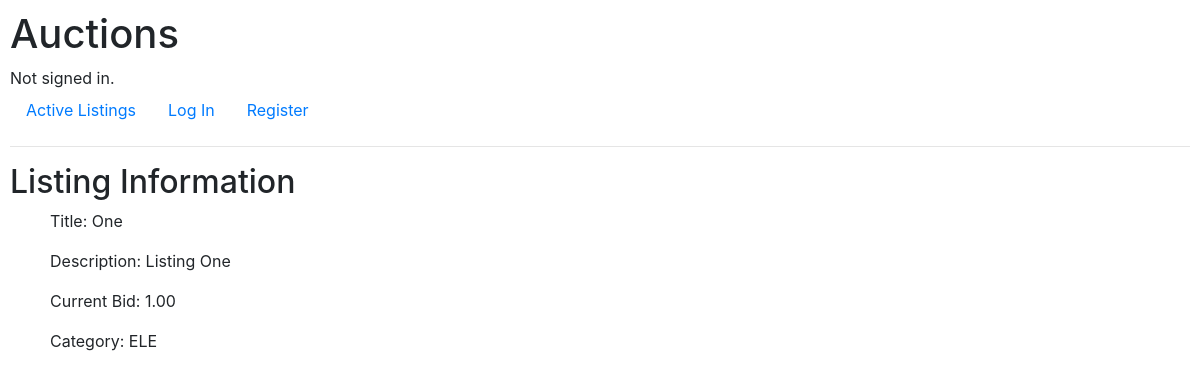
/2, run on an earlier commit of the app's database.
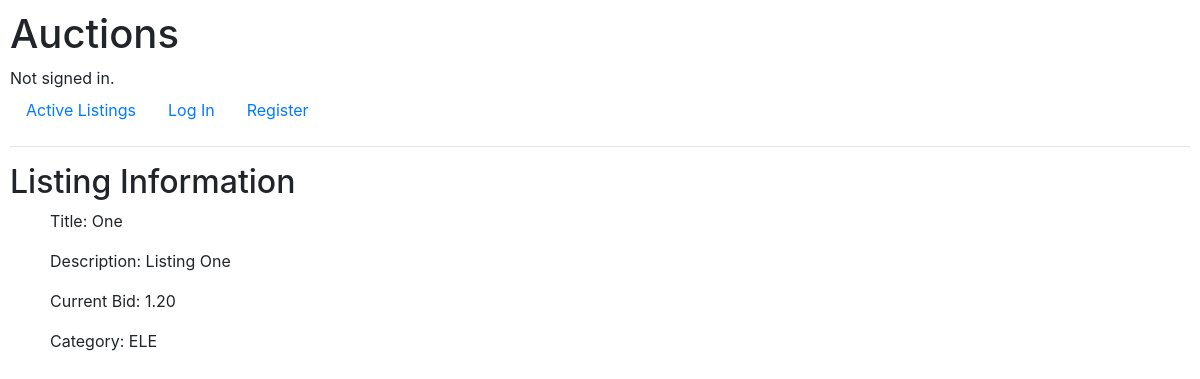
And on a later commit of the database.
### auctions/models.py (models this page shows, shortened)
class Listing(models.Model):
    CATEGORIES = [
        ("MOT", "Motors"),
        ("ART", "Collectibles & Art"),
        ("ELE", "Electronics"),
        ("H&G", "Home & Garden"),
        ("C&A", "Clothing & Accessories"),
        ("TOY", "Toys"),
        ("SPG", "Sporting Goods"),
        ("B&I", "Business & Industrial"),
        ("J&W", "Jewelry & Watches")
    ]
    title = models.CharField(max_length=100)
    description = models.TextField()
    price = models.DecimalField(max_digits=19, decimal_places=2, default=0.00)
    creator = models.ForeignKey(User, on_delete=models.CASCADE, related_name="listings")
    category = models.CharField(max_length=3, choices=CATEGORIES)
    image_URL = models.URLField(blank=True)
    active = models.BooleanField(default=True)

### auctions/views.py (the view)
# urls.py: path("<int:listing_id>", views.listing, name="listing"),
def listing(request, listing_id):
    if request.method == "POST":
        return render(request, "auctions/error.html", {
            "code": 405,
            "message": "Request method 'POST' not allowed at this address."
        })
    try:
        listing = Listing.objects.get(pk=listing_id)
    except ObjectDoesNotExist:
        return render(request, "auctions/error.html", {
            "code": 404,
            "message": "Auction Does Not Exist"
        })
    if listing.active == True:
        if request.user.is_authenticated:
            watchlist = Watchlist.objects.filter(
                listing = listing,
                watcher = User.objects.get(pk=request.user.id)
            ).first()
            if watchlist is not None:
                watching = True
            else:
                watching = False
        else:
            watching = False
        comments = Comment.objects.filter(listing=listing_id)
    else:
        return render(request, "auctions/listing.html")
    return render(request, "auctions/listing.html", {
        "listing": listing,
        "watching": watching,
        "comments": comments,
        "bid_form": NewBidForm(),
        "comment_form": NewCommentForm()
    })

### auctions/templates/auctions/listing.html (shortened to what this page needs)
{% extends "auctions/layout.html" %}
{% block body %}
    {% if listing.active %}
        <div>
            <h2>Listing Information</h2>
            <ul>Title: {{ listing.title }}</ul>
            <ul>Description: {{ listing.description }}</ul>
            <ul>Current Bid: {{ listing.price }}</ul>
            <ul>Category: {{ listing.category }}</ul>
        </div>
    {% else %}
        <h2>This Auction Has Ended.</h2>
    {% endif %}
{% endblock %}

What changed in the data, as far as the page shows it:
changed Listing "One": price "1.00" → "1.20"
